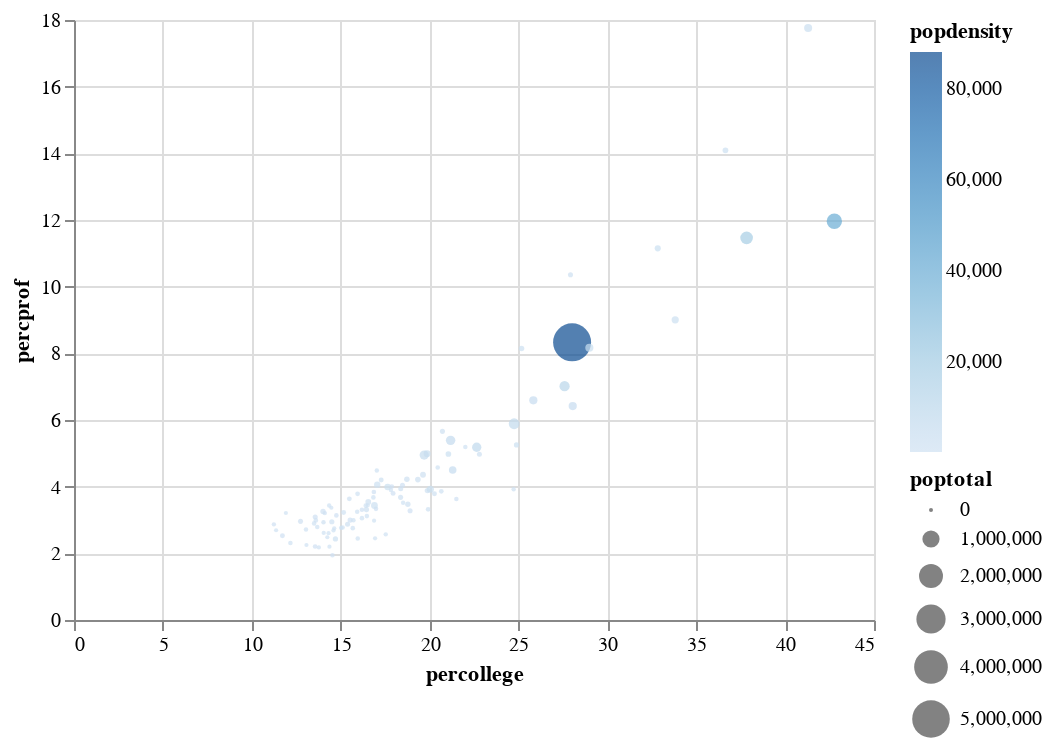

Notebook code cell kept with this figure:
### Code cell
alt.Chart(IL).mark_point(filled=True).encode(
    alt.X('percollege'), # percent college
    alt.Y('percprof'),  # percent professional
    alt.Size('poptotal'),
    alt.Color('popdensity'),
    alt.OpacityValue(0.7),
        tooltip = [alt.Tooltip('county'),
               alt.Tooltip('percwhite'),
               alt.Tooltip('percblack'),
               alt.Tooltip('percother')
              ]
)
